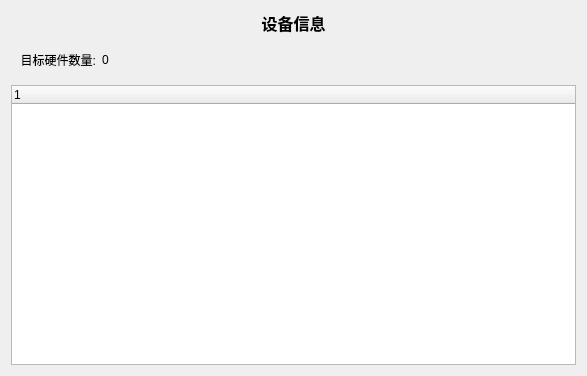
<?xml version="1.0" encoding="UTF-8"?>
<ui version="4.0">
 <class>InformationWidget</class>
 <widget class="QWidget" name="InformationWidget">
  <property name="geometry">
   <rect>
    <x>0</x>
    <y>0</y>
    <width>587</width>
    <height>376</height>
   </rect>
  </property>
  <property name="windowTitle">
   <string>信息操作</string>
  </property>
  <property name="windowIcon">
   <iconset>
    <normalon>:/Image/Information.png</normalon>
   </iconset>
  </property>
  <layout class="QVBoxLayout" name="verticalLayout">
   <item>
    <widget class="QLabel" name="label">
     <property name="font">
      <font>
       <pointsize>12</pointsize>
       <weight>75</weight>
       <bold>true</bold>
      </font>
     </property>
     <property name="text">
      <string>设备信息</string>
     </property>
     <property name="alignment">
      <set>Qt::AlignCenter</set>
     </property>
    </widget>
   </item>
   <item>
    <widget class="QWidget" name="widget" native="true">
     <layout class="QHBoxLayout" name="horizontalLayout">
      <item>
       <widget class="QLabel" name="label_2">
        <property name="text">
         <string>目标硬件数量:</string>
        </property>
        <property name="alignment">
         <set>Qt::AlignRight|Qt::AlignTrailing|Qt::AlignVCenter</set>
        </property>
       </widget>
      </item>
      <item>
       <widget class="QLabel" name="targetNumLabel">
        <property name="text">
         <string>0</string>
        </property>
       </widget>
      </item>
      <item>
       <spacer name="horizontalSpacer">
        <property name="orientation">
         <enum>Qt::Horizontal</enum>
        </property>
        <property name="sizeHint" stdset="0">
         <size>
          <width>40</width>
          <height>20</height>
         </size>
        </property>
       </spacer>
      </item>
     </layout>
    </widget>
   </item>
   <item>
    <widget class="QTreeWidget" name="targetInfoTreeWidget">
     <column>
      <property name="text">
       <string notr="true">1</string>
      </property>
     </column>
    </widget>
   </item>
  </layout>
 </widget>
 <resources/>
 <connections/>
</ui>
